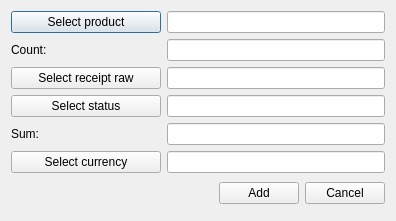
<?xml version="1.0" encoding="UTF-8"?>
<ui version="4.0">
 <class>CreateRcpRList</class>
 <widget class="QDialog" name="CreateRcpRList">
  <property name="geometry">
   <rect>
    <x>0</x>
    <y>0</y>
    <width>396</width>
    <height>221</height>
   </rect>
  </property>
  <property name="windowTitle">
   <string>Create/Update raw in receipt list</string>
  </property>
  <property name="locale">
   <locale language="English" country="UnitedStates"/>
  </property>
  <property name="modal">
   <bool>false</bool>
  </property>
  <layout class="QGridLayout" name="gridLayout">
   <property name="leftMargin">
    <number>11</number>
   </property>
   <property name="topMargin">
    <number>11</number>
   </property>
   <property name="rightMargin">
    <number>11</number>
   </property>
   <property name="bottomMargin">
    <number>17</number>
   </property>
   <item row="1" column="0">
    <widget class="QLabel" name="countLb">
     <property name="minimumSize">
      <size>
       <width>150</width>
       <height>0</height>
      </size>
     </property>
     <property name="text">
      <string>Count:</string>
     </property>
    </widget>
   </item>
   <item row="0" column="1">
    <widget class="QLineEdit" name="productEdit">
     <property name="readOnly">
      <bool>true</bool>
     </property>
    </widget>
   </item>
   <item row="0" column="0">
    <widget class="QPushButton" name="productBtn">
     <property name="text">
      <string>Select product</string>
     </property>
    </widget>
   </item>
   <item row="3" column="0" colspan="2">
    <layout class="QHBoxLayout" name="horizontalLayout">
     <item>
      <spacer name="horizontalSpacer">
       <property name="orientation">
        <enum>Qt::Horizontal</enum>
       </property>
       <property name="sizeHint" stdset="0">
        <size>
         <width>40</width>
         <height>20</height>
        </size>
       </property>
      </spacer>
     </item>
     <item>
      <widget class="QPushButton" name="addBtn">
       <property name="text">
        <string>Add</string>
       </property>
      </widget>
     </item>
     <item>
      <widget class="QPushButton" name="cancelBtn">
       <property name="text">
        <string>Cancel</string>
       </property>
      </widget>
     </item>
    </layout>
   </item>
   <item row="1" column="1">
    <widget class="QLineEdit" name="countEdit">
     <property name="toolTip">
      <string>&lt;html&gt;&lt;head/&gt;&lt;body&gt;&lt;p&gt;For example: 100&lt;/p&gt;&lt;/body&gt;&lt;/html&gt;</string>
     </property>
    </widget>
   </item>
   <item row="2" column="0" colspan="2">
    <widget class="QWidget" name="editSectionWgt" native="true">
     <layout class="QGridLayout" name="gridLayout_3">
      <property name="leftMargin">
       <number>0</number>
      </property>
      <property name="topMargin">
       <number>0</number>
      </property>
      <property name="rightMargin">
       <number>0</number>
      </property>
      <property name="bottomMargin">
       <number>0</number>
      </property>
      <item row="2" column="0">
       <widget class="QLabel" name="sumLb">
        <property name="minimumSize">
         <size>
          <width>150</width>
          <height>0</height>
         </size>
        </property>
        <property name="text">
         <string>Sum:</string>
        </property>
       </widget>
      </item>
      <item row="2" column="1">
       <widget class="QLineEdit" name="sumEdit">
        <property name="toolTip">
         <string>&lt;html&gt;&lt;head/&gt;&lt;body&gt;&lt;p&gt;For example: 300 (pedends on currency, in that case 300 USD)&lt;/p&gt;&lt;/body&gt;&lt;/html&gt;</string>
        </property>
       </widget>
      </item>
      <item row="1" column="0">
       <widget class="QPushButton" name="statusBtn">
        <property name="text">
         <string>Select status</string>
        </property>
       </widget>
      </item>
      <item row="0" column="0">
       <widget class="QPushButton" name="receiptRawBtn">
        <property name="minimumSize">
         <size>
          <width>150</width>
          <height>0</height>
         </size>
        </property>
        <property name="text">
         <string>Select receipt raw</string>
        </property>
       </widget>
      </item>
      <item row="1" column="1">
       <widget class="QLineEdit" name="statusEdit">
        <property name="readOnly">
         <bool>true</bool>
        </property>
       </widget>
      </item>
      <item row="0" column="1">
       <widget class="QLineEdit" name="receiptRawEdit">
        <property name="text">
         <string/>
        </property>
        <property name="readOnly">
         <bool>true</bool>
        </property>
       </widget>
      </item>
      <item row="3" column="0">
       <widget class="QPushButton" name="currencyBtn">
        <property name="text">
         <string>Select currency</string>
        </property>
       </widget>
      </item>
      <item row="3" column="1">
       <widget class="QLineEdit" name="currencyEdit">
        <property name="readOnly">
         <bool>true</bool>
        </property>
       </widget>
      </item>
     </layout>
    </widget>
   </item>
  </layout>
 </widget>
 <tabstops>
  <tabstop>productBtn</tabstop>
  <tabstop>productEdit</tabstop>
  <tabstop>countEdit</tabstop>
  <tabstop>receiptRawBtn</tabstop>
  <tabstop>receiptRawEdit</tabstop>
  <tabstop>statusBtn</tabstop>
  <tabstop>statusEdit</tabstop>
  <tabstop>sumEdit</tabstop>
  <tabstop>currencyBtn</tabstop>
  <tabstop>currencyEdit</tabstop>
  <tabstop>addBtn</tabstop>
  <tabstop>cancelBtn</tabstop>
 </tabstops>
 <resources/>
 <connections/>
</ui>
